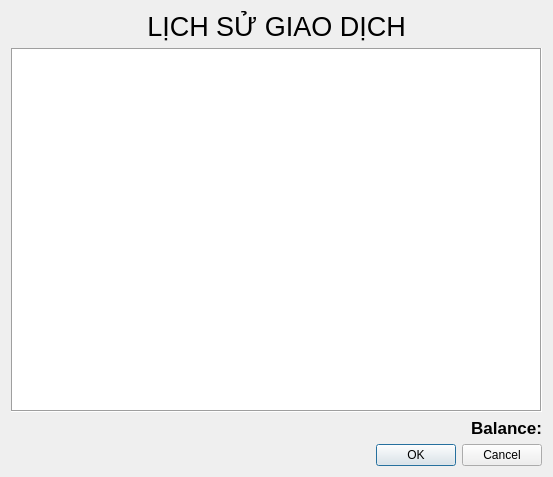
<?xml version="1.0" encoding="UTF-8"?>
<ui version="4.0">
 <class>Dialog</class>
 <widget class="QDialog" name="Dialog">
  <property name="geometry">
   <rect>
    <x>0</x>
    <y>0</y>
    <width>553</width>
    <height>477</height>
   </rect>
  </property>
  <property name="windowTitle">
   <string>Dialog</string>
  </property>
  <layout class="QVBoxLayout" name="verticalLayout">
   <item>
    <widget class="QLabel" name="label">
     <property name="font">
      <font>
       <pointsize>20</pointsize>
      </font>
     </property>
     <property name="text">
      <string>LỊCH SỬ GIAO DỊCH</string>
     </property>
     <property name="alignment">
      <set>Qt::AlignCenter</set>
     </property>
    </widget>
   </item>
   <item>
    <widget class="QTableView" name="historyTable">
     <property name="font">
      <font>
       <family>Segoe UI</family>
       <stylestrategy>PreferAntialias</stylestrategy>
      </font>
     </property>
     <property name="frameShape">
      <enum>QFrame::Box</enum>
     </property>
    </widget>
   </item>
   <item>
    <widget class="QLabel" name="balanceLabel">
     <property name="font">
      <font>
       <pointsize>13</pointsize>
       <weight>75</weight>
       <bold>true</bold>
      </font>
     </property>
     <property name="text">
      <string>Balance:</string>
     </property>
     <property name="alignment">
      <set>Qt::AlignRight|Qt::AlignTrailing|Qt::AlignVCenter</set>
     </property>
    </widget>
   </item>
   <item>
    <widget class="QDialogButtonBox" name="buttonBox">
     <property name="orientation">
      <enum>Qt::Horizontal</enum>
     </property>
     <property name="standardButtons">
      <set>QDialogButtonBox::Cancel|QDialogButtonBox::Ok</set>
     </property>
    </widget>
   </item>
  </layout>
 </widget>
 <resources/>
 <connections>
  <connection>
   <sender>buttonBox</sender>
   <signal>accepted()</signal>
   <receiver>Dialog</receiver>
   <slot>accept()</slot>
   <hints>
    <hint type="sourcelabel">
     <x>248</x>
     <y>254</y>
    </hint>
    <hint type="destinationlabel">
     <x>157</x>
     <y>274</y>
    </hint>
   </hints>
  </connection>
  <connection>
   <sender>buttonBox</sender>
   <signal>rejected()</signal>
   <receiver>Dialog</receiver>
   <slot>reject()</slot>
   <hints>
    <hint type="sourcelabel">
     <x>316</x>
     <y>260</y>
    </hint>
    <hint type="destinationlabel">
     <x>286</x>
     <y>274</y>
    </hint>
   </hints>
  </connection>
 </connections>
</ui>
